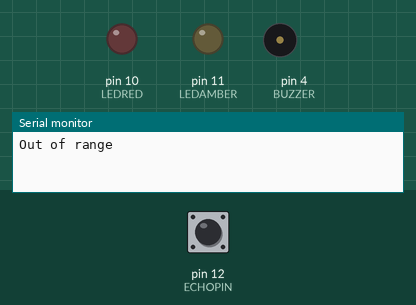
Recording of a sketch running on a simulated Arduino Uno, built with avr-gcc and run on an emulated ATmega328P. On the bench: output pins drawn as LEDs (lit = HIGH), buzzer (waves = sounding), the last lines printed to the serial monitor. The test bench sets the inputs (shaded band); at power-on: pin 12 (ECHOPIN) LOW. Random numbers use the default seed unless the sketch sets one; pins used as bus, display or sensor lines are not drawn.

Above: at 1.7 s.
1.8 s: pin 12 (ECHOPIN) pulsed HIGH 5 times (0.12 s each, 0.3 s apart)
At 2.37 s:
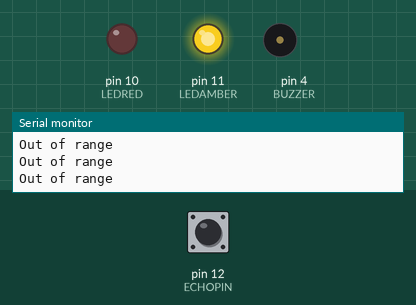
At 3.5 s:
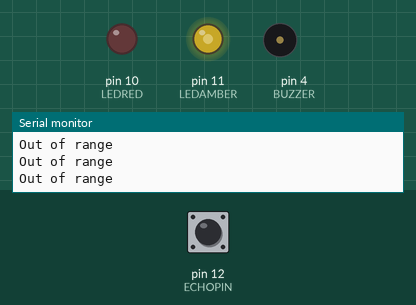
4.8 s: pin 12 (ECHOPIN) pulsed HIGH 5 times (0.12 s each, 0.3 s apart)
At 7.0 s:
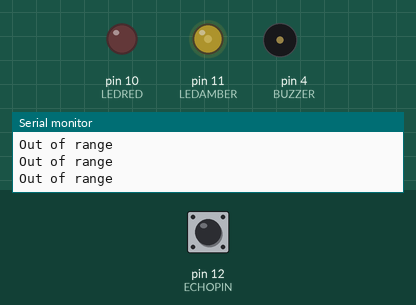
Timing chart, 0 to 10.6 s (numbered marks = the images above; inputs shaded):
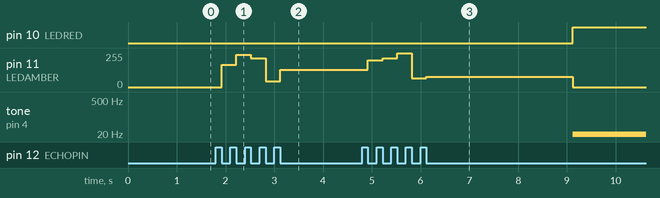

Measured:
- after the input at 1.8 s, pin 11 (LEDAMBER): 0/255 → 167/255 after 0.12 s, → 241/255 0.30 s later, → 217/255 0.30 s later, → 42/255 0.30 s later, … (5 changes in this stretch)

The sketch:

arduino_pumpkin.ino
```cpp
#define TRIGPIN 13
#define ECHOPIN 12
#define LEDAMBER 11 //amber
#define LEDRED 10 //red
#define BUZZER 4
#define BUZZER_FREQUENCY 4
#define PROXIMITY_THRESHOLD 85
#define PROXIMITY_CONSECUTIVE_READINGS 3
#define FLICKER_INTERVAL 10

long previousMillis = 0;
long closeReadings = 0;

void setup()
{
  Serial.begin (9600);
  pinMode(TRIGPIN, OUTPUT);
  pinMode(ECHOPIN, INPUT);
  pinMode(LEDAMBER, OUTPUT);
  pinMode(LEDRED, OUTPUT);
  pinMode(BUZZER, OUTPUT);
  delay(500); // Allow the proximity sensor to initialize
}

void loop()
{
  long duration, distance;
  digitalWrite(TRIGPIN, LOW);
  digitalWrite(TRIGPIN, HIGH);
  duration = pulseIn(ECHOPIN, HIGH);
  distance = (duration/2) / 29.1;

  // This is where the LED On/Off happens
  if (distance < PROXIMITY_THRESHOLD) {
    closeReadings++;
    // require n consecutive "close" readings before going into EVIL mode. This prevents little blips of the buzzer.
    if (closeReadings >= PROXIMITY_CONSECUTIVE_READINGS)
    {
      digitalWrite(LEDRED,HIGH); // When the Red condition is met, the Green LED should turn off
      digitalWrite(LEDAMBER,LOW);
      tone(BUZZER, BUZZER_FREQUENCY); //comment this out if it gets too annoying
    }
  }
  else {
    closeReadings = 0;
    digitalWrite(LEDRED,LOW);
    noTone(BUZZER);

    // candle flicker - based on Arduino example BlinkWithoutDelay
    unsigned long currentMillis = millis();
    if(currentMillis - previousMillis > FLICKER_INTERVAL)
    {
      previousMillis = currentMillis;
      analogWrite(LEDAMBER, random(0, 256));
    }

  }


  if (distance >= 200 || distance <= 0){
    Serial.println("Out of range");
  }
  else {
    Serial.print(distance);
    Serial.println(" cm");
  }
  //delay(50);

}
```
